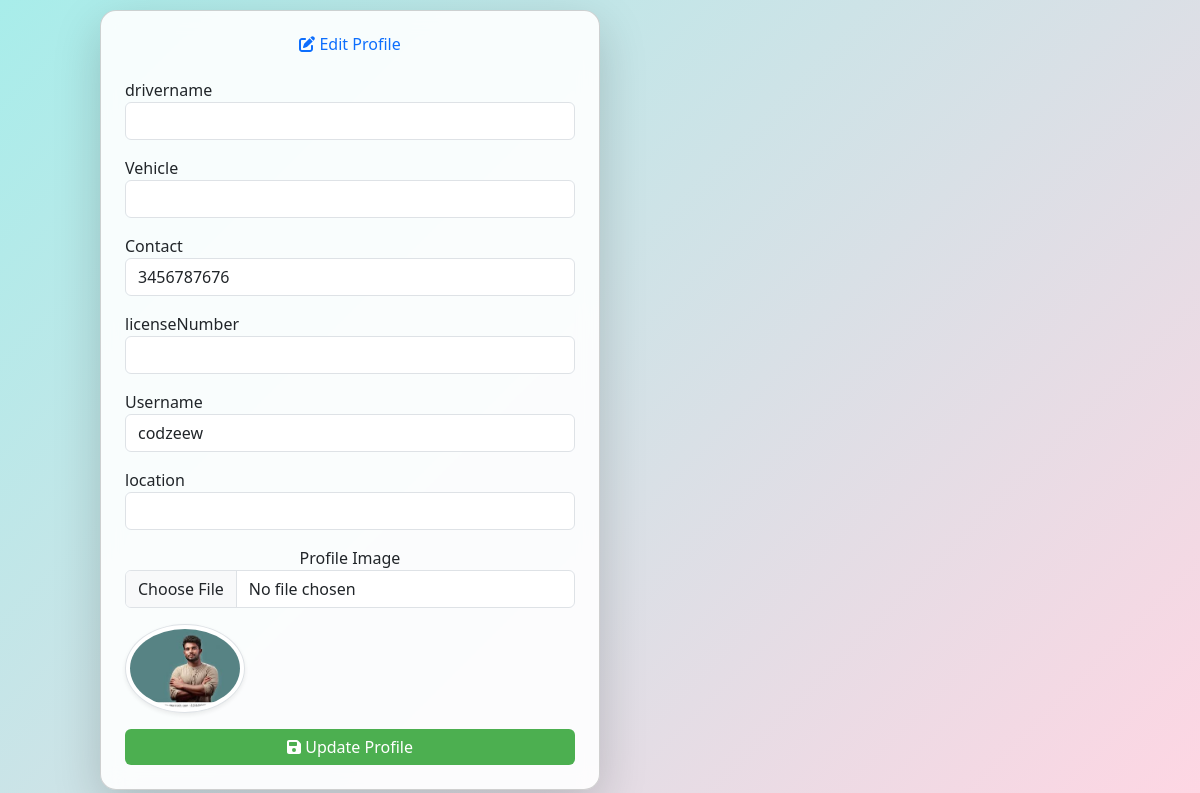
Screenshot of /edit_driverprofile/ (signed in) with the database file from the repository.
### fapk/models.py (models this page shows)
class usereg(models.Model):
    firstName=models.CharField(max_length=100)
    lastName=models.CharField(max_length=100)
    contact=models.CharField(max_length=10)
    address=models.CharField(max_length=200)
    username=models.CharField(max_length=100)
    email=models.EmailField(unique=True)
    password=models.CharField(max_length=10)
    confirmPassword=models.CharField(max_length=10)
    status=models.CharField(max_length=50)
    check_password=models.CharField(max_length=100)
    image=models.ImageField(upload_to='image/',blank=True,null=True)

### fapk/views.py (the view, shortened to what this page needs)
# urls.py: path('edit_driverprofile/',views.edit_driverprofile, name='edit_driverprofile'),
def edit_driverprofile(request):
    email = request.session.get('email')
    if not email:
        return redirect('login')  # Redirect to login page if user is not logged in
    user = get_object_or_404(usereg, email=email)
    return render(request, 'edit_driverprofile.html', {'user': user})

### fapk/templates/edit_driverprofile.html (shortened to what this page needs)
<!DOCTYPE html>
<html lang="en">
<head>
    <script src="https://cdn.tailwindcss.com"></script>
    <link href="https://cdn.jsdelivr.net/npm/bootstrap@5.3.0/dist/css/bootstrap.min.css" rel="stylesheet">
</head>
<body>
    <div class="container">
        <div class="card shadow-lg p-4">
            <h2 class="text-center text-primary mb-4">
                <i class="fa fa-edit"></i> Edit Profile
            </h2>
            <form method="POST" enctype="multipart/form-data">
                <div class="mb-3">
                    <label>drivername</label>
                    <input type="text" name="drivername" class="form-control" value="{{ user.drivername }}" required>
                </div>
                <div class="mb-3">
                    <label>Vehicle</label>
                    <input type="text" name="vehicle" class="form-control" value="{{ user.vehicle }}" required>
                </div>
                <div class="mb-3">
                    <label>Contact</label>
                    <input type="text" name="contact" class="form-control" value="{{ user.contact }}" required>
                </div>
                <div class="mb-3">
                    <label>licenseNumber</label>
                    <input type="text" name="licenseNumber" class="form-control" value="{{ user.licenseNumber }}" required>
                </div>
                <div class="mb-3">
                    <label>Username</label>
                    <input type="text" name="username" class="form-control" value="{{ user.username }}" required>
                </div>
                <div class="mb-3">
                    <label>location</label>
                    <input type="text" name="location" class="form-control" value="{{ user.location }}" required>
                </div>
                <div class="mb-3 text-center">
                    <label>Profile Image</label>
                    <input type="file" name="image" class="form-control">
                    {% if user.image %}
                    <img src="{{ user.image.url }}" class="mt-3 img-thumbnail rounded-circle border shadow-sm" style="width: 120px;">
                    {% endif %}
                </div>
                <button type="submit" class="btn btn-primary w-100">
                    <i class="fa fa-save"></i> Update Profile
                </button>
            </form>
        </div>
    </div>
</body>
</html>

### fapk/templates/edit_driverprofile.html (style rules this page uses)
body { background: linear-gradient(135deg, #a8edea, #fed6e3); display: flex; justify-content: center; align-items: center; height: 100vh; padding: 20px; }
.card { background: rgba(255, 255, 255, 0.9); backdrop-filter: blur(10px); border-radius: 16px; padding: 30px; box-shadow: 0px 4px 10px rgba(0, 0, 0, 0.1); width: 100%; max-width: 500px; }
.btn-primary { background-color: #4CAF50; border: none; }

### rows the page displays
usereg: contact "3456787676", username "codzeew", image (picture)
